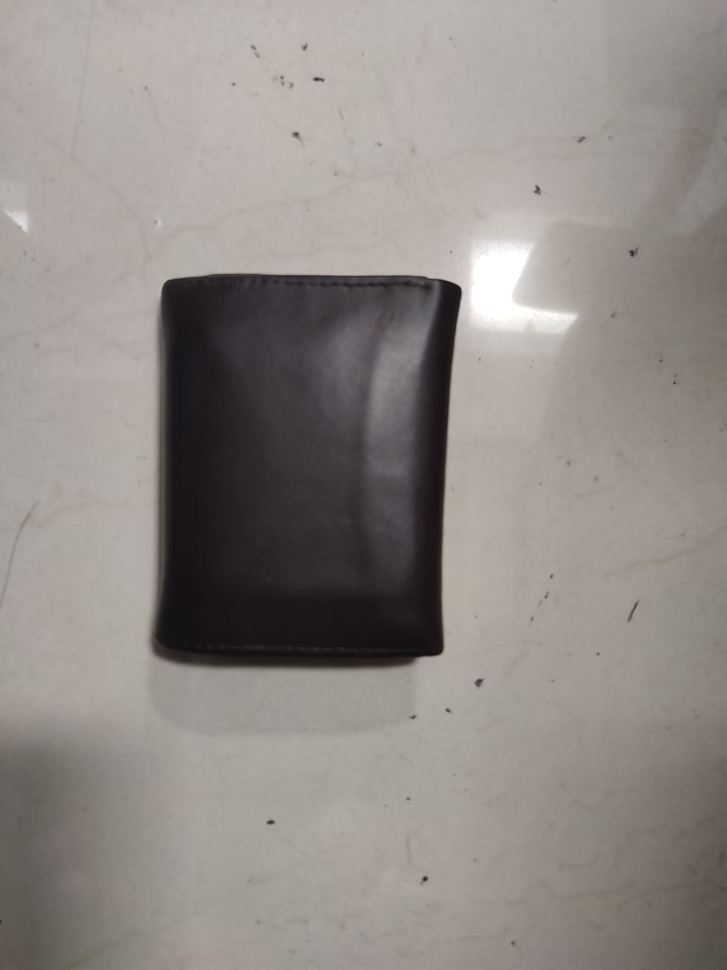
#> input picture fotos/foto_6.png, 727 x 970 px, shrunk from 1200 x 1600 before the run, found by its file name
$ python practica_2.py
#> lines starting #> are read from the running program, lines starting #| are printed output that depends on the picture
### practica_1.py
# Processing images

import matplotlib.image as img
import numpy as np
from PIL import Image

def make_image_scale(photo:str, scale):
#> called with photo = 'fotos\\foto_6.png', scale = 10
    image = img.imread(photo)
#> image is the input picture: shape (970, 727, 3) float32; mean R, G, B 0.568, 0.544, 0.527
    w, h = image.shape[:2]
#> w = 970; h = 727

    xNew = int(w * 1 / scale)
#> xNew = 97
    yNew = int(h * 1 / scale)
#> yNew = 72

    xScale = xNew/(w-1)
#> xScale = 0.1
    yScale = yNew/(h-1)
#> yScale = 0.0992

    newImage = np.zeros([xNew, yNew, 3])

    for i in range(xNew-1):
        for j in range(yNew-1):
            newImage[i + 1, j + 1]= image[1 + int(i / xScale), 1 + int(j / yScale)]
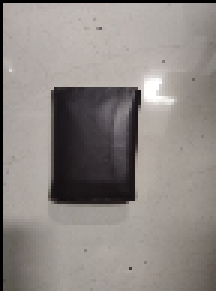
#> newImage: shape (97, 72, 3) float64 (shown 3 times larger); mean R, G, B 0.557, 0.534, 0.518

    np.set_printoptions(threshold=np.inf)
    img.imsave('scaled.png', newImage)

# [13 lines left out: function get_matrix, not called in this run]

### practica_2.py
import cv2
import numpy as np
import practica_1


FILE_NAME = r'fotos\foto_6.png'

practica_1.make_image_scale(FILE_NAME, 10)
try:
    # Read image from disk.
    img = cv2.imread('scaled.png')

    # Canny edge detection.
    edges = cv2.Canny(img, 100, 200)
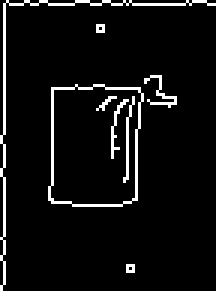
#> edges: shape (97, 72) (shown 3 times larger); 5.9% white in thin lines or dots

    # Write image back to disk.
    cv2.imwrite('result.png', edges)
except IOError:
    print ('Error while reading files !!!')

$ run again, with fotos/foto_prueba.png copied over fotos/foto_6.png
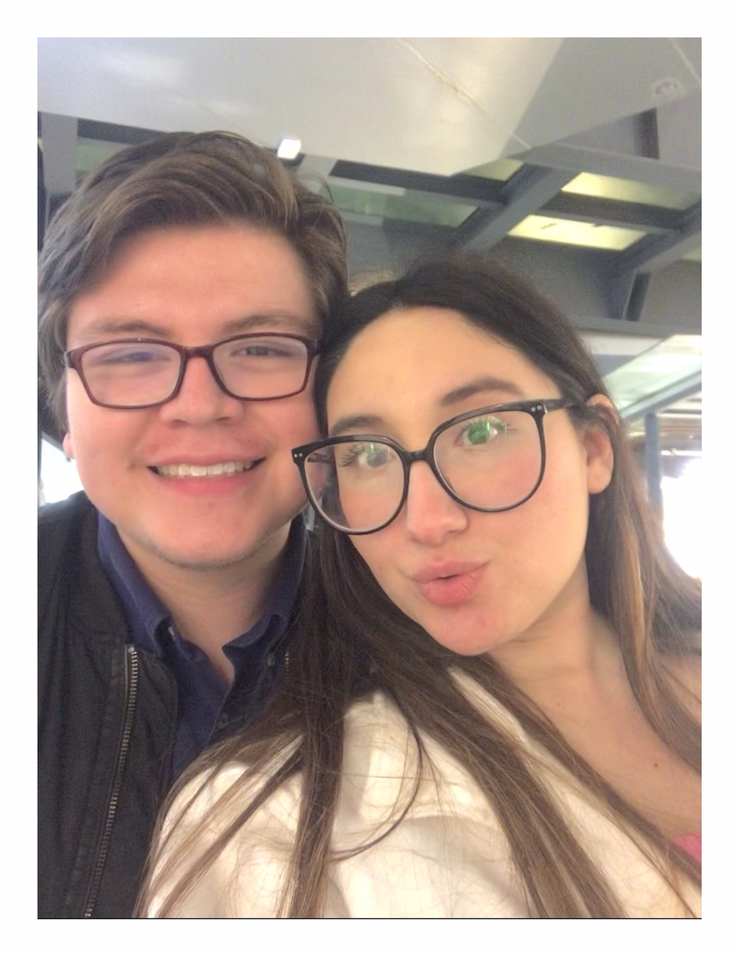
#> input picture fotos/foto_prueba.png, 738 x 956 px, shrunk from 1234 x 1600 before the run, found by its file name
#> in make_image_scale, image is the input picture: shape (956, 738, 3) float32; mean R, G, B 0.681, 0.603, 0.566
#> after the loop in make_image_scale, `for i in range(xNew-1):`:
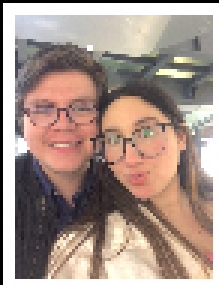
#> newImage: shape (95, 73, 3) float64 (shown 3 times larger); mean R, G, B 0.656, 0.577, 0.539
#> `edges = cv2.Canny(img, 100, 200)`:
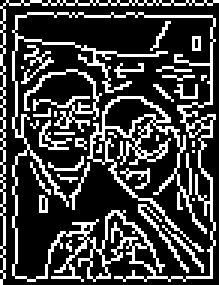
#> edges: shape (95, 73) (shown 3 times larger); 25.1% white in thin lines or dots
